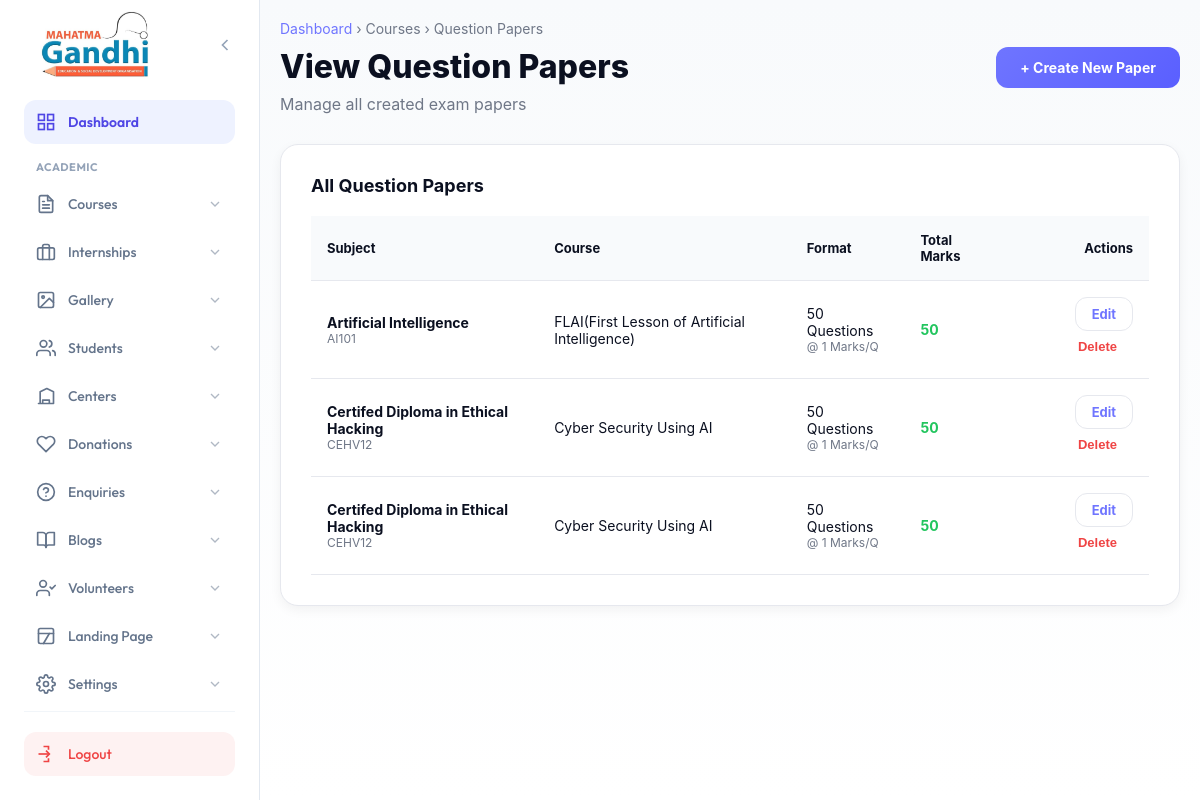
The app's page /admin/courses/view-question-papers.php with its own data.
### tables this page shows
CREATE TABLE `question_papers` (
  `id` int(11) NOT NULL AUTO_INCREMENT,
  `subject_id` int(11) NOT NULL,
  `session_id` int(11) NOT NULL DEFAULT 0,
  `total_questions` int(11) NOT NULL,
  `marks_per_question` int(11) NOT NULL,
  `total_marks` int(11) NOT NULL,
  `created_at` timestamp NULL DEFAULT current_timestamp(),
  PRIMARY KEY (`id`),
  KEY `subject_id` (`subject_id`),
  CONSTRAINT `question_papers_ibfk_1` FOREIGN KEY (`subject_id`) REFERENCES `subjects` (`id`) ON DELETE CASCADE
);

CREATE TABLE `subjects` (
  `id` int(11) NOT NULL AUTO_INCREMENT,
  `course_id` int(11) NOT NULL,
  `name` varchar(255) NOT NULL,
  `code` varchar(100) DEFAULT NULL,
  `theory_marks` int(11) DEFAULT 0,
  `assignment_marks` int(11) DEFAULT 0,
  `passing_marks` int(11) DEFAULT 0,
  `created_at` timestamp NULL DEFAULT current_timestamp(),
  PRIMARY KEY (`id`),
  KEY `course_id` (`course_id`),
  CONSTRAINT `subjects_ibfk_1` FOREIGN KEY (`course_id`) REFERENCES `courses` (`id`) ON DELETE CASCADE
);

CREATE TABLE `courses` (
  `id` int(11) NOT NULL AUTO_INCREMENT,
  `category_id` int(11) DEFAULT NULL,
  `title` varchar(255) NOT NULL,
  `slug` varchar(255) NOT NULL,
  `video_url` varchar(255) DEFAULT NULL,
  `description` longtext DEFAULT NULL,
  `labels` longtext DEFAULT NULL COMMENT 'Stores badges like Offline Classes, Class 12' CHECK (json_valid(`labels`)),
  `features` longtext DEFAULT NULL COMMENT 'Stores features list' CHECK (json_valid(`features`)),
  `fees` longtext DEFAULT NULL COMMENT 'Stores fee structure' CHECK (json_valid(`fees`)),
  `featured_image` varchar(255) DEFAULT NULL,
  `meta_title` text DEFAULT NULL,
  `meta_desc` text DEFAULT NULL,
  `meta_keywords` text DEFAULT NULL,
  `base_currency` varchar(10) NOT NULL DEFAULT 'INR',
  `is_active` tinyint(1) NOT NULL DEFAULT 1,
  `created_at` timestamp NOT NULL DEFAULT current_timestamp(),
  `updated_at` timestamp NOT NULL DEFAULT current_timestamp() ON UPDATE current_timestamp(),
  `duration_value` int(11) DEFAULT 0,
  `duration_type` varchar(20) DEFAULT 'Months',
  PRIMARY KEY (`id`),
  UNIQUE KEY `slug` (`slug`),
  KEY `category_id` (`category_id`),
  CONSTRAINT `fk_course_category` FOREIGN KEY (`category_id`) REFERENCES `course_categories` (`id`) ON DELETE SET NULL
);

### admin/courses/view-question-papers.php (the view, shortened to what this page needs)
<?php
$conn = getDbConnection();
$sql_papers = "SELECT qp.*, s.name as subject_name, s.code, c.title as course_name
               FROM question_papers qp
               JOIN subjects s ON qp.subject_id = s.id
               JOIN courses c ON s.course_id = c.id
               ORDER BY qp.created_at DESC";
$result_papers = $conn->query($sql_papers);
include __DIR__ . "/../sidebar.php";
?>
<!DOCTYPE html>
<html lang="en">
<head>
</head>
<body>
    <main class="admin-content">
        <div class="page-header">
            <div>
                <div style="font-size:14px;color:var(--muted);margin-bottom:10px">
                    <a href="../index.php" style="text-decoration:none;color:var(--indigo)">Dashboard</a> › Courses › Question Papers
                </div>
                <h1 class="page-title">View Question Papers</h1>
                <p style="color:var(--muted)">Manage all created exam papers</p>
            </div>
            <div>
                <a href="manage-question-paper.php" class="btn btn-primary">+ Create New Paper</a>
            </div>
        </div>
        <div class="card">
            <h3 style="font-size:18px; font-weight:700; margin-bottom:15px;">All Question Papers</h3>
            <table class="table">
                <thead>
                    <tr>
                        <th>Subject</th>
                        <th>Course</th>
                        <th>Format</th>
                        <th>Total Marks</th>
                        <th style="text-align:right">Actions</th>
                    </tr>
                </thead>
                <tbody>
                    <?php if ($result_papers->num_rows > 0): ?>
                        <?php while($row = $result_papers->fetch_assoc()): ?>
                        <tr>
                            <td>
                                <div style="font-weight:700"><?php echo htmlspecialchars($row['subject_name']); ?></div>
                                <div style="font-size:12px;color:var(--muted)"><?php echo htmlspecialchars($row['code']); ?></div>
                            </td>
                            <td><?php echo htmlspecialchars($row['course_name']); ?></td>
                            <td>
                                <div><?php echo $row['total_questions']; ?> Questions</div>
                                <div style="font-size:12px;color:var(--muted)">@ <?php echo $row['marks_per_question']; ?> Marks/Q</div>
                            </td>
                            <td><span style="font-weight:700; color:var(--active)"><?php echo $row['total_marks']; ?></span></td>
                            <td style="text-align:right">
                                <a href="manage-question-paper.php?paper_id=<?php echo $row['id']; ?>&subject_id=<?php echo $row['subject_id']; ?>" class="btn btn-sm btn-primary" style="background:none; color:var(--indigo); border:1px solid var(--line)">Edit</a>
                                <form method="POST" style="display:inline-block;" onsubmit="return confirm('Type DELETE to confirm deletion logic... Just kidding. Are you SURE you want to delete this paper? All questions will be lost.');">
                                    <button type="submit" class="btn btn-sm btn-danger" style="background:none; color:var(--error); border:none">Delete</button>
                                </form>
                            </td>
                        </tr>
                        <?php endwhile; ?>
                    <?php else: ?>
                        <tr><td colspan="5" style="text-align:center;padding:40px;color:var(--muted)">No question papers found. Create one to get started.</td></tr>
                    <?php endif; ?>
                </tbody>
            </table>
        </div>
    </main>
</body>
</html>

### admin/sidebar.php (style rules this page uses)
:root { --admin-primary: #4f46e5; --admin-primary-dark: #3730a3; --admin-primary-soft: #eef2ff; --admin-hover-bg: #f5f3ff; --text-main: #1e293b; --text-light: #64748b; --sidebar-w: 260px; --transition: all 0.3s cubic-bezier(0.4, 0, 0.2, 1); --shadow-glow: 0 10px 15px -3px rgba(79, 70, 229, 0.2); }

### admin/courses/view-question-papers.php (style rules this page uses)
:root { --active:#22c55e;--indigo:#6f75ff;--line:#e6e8ee;--text:#0b1020;--muted:#6f7787;--error:#ef4444;--success:#22c55e }
* { margin:0;padding:0;box-sizing:border-box }
body { font-family:-apple-system,BlinkMacSystemFont,'Segoe UI',Roboto,sans-serif;background:linear-gradient(180deg,#f8fafc 0%,#ffffff 100%);color:var(--text) }
.admin-content { margin-left:260px;min-height:100vh;padding:20px;transition:margin-left .25s ease }
.page-header { margin-bottom:30px; display:flex; justify-content:space-between; align-items:center }
.page-title { font-size:32px;font-weight:800;color:var(--text);margin-bottom:8px }
.card { background:#fff;border:1px solid var(--line);border-radius:18px;padding:30px;box-shadow:0 4px 12px rgba(0,0,0,.05);margin-bottom:20px }
.btn { display:inline-flex;align-items:center;gap:8px;padding:12px 24px;border-radius:12px;font-weight:700;font-size:14px;border:none;cursor:pointer;transition:all .2s ease;text-decoration:none }
.btn-primary { background:linear-gradient(135deg,var(--indigo) 0%,#5a5fff 100%);color:#fff }
.btn-danger { background:var(--error);color:#fff }
.btn-sm { padding:8px 16px; font-size:13px; }
.table { width:100%;border-collapse:collapse;margin-top:20px }
.table th { text-align:left;padding:16px;background:#f8fafc;font-size:13px;font-weight:700;border-bottom:1px solid var(--line) }
.table td { padding:16px;border-bottom:1px solid var(--line);font-size:14px;vertical-align:middle }

### records on screen
question_papers: subject.name "Artificial Intelligence", subject.code "AI101", courses.title "FLAI(First Lesson of Artificial Intelligence)", total_questions "50", marks_per_question "1", total_marks "50"
question_papers: subject.name "Certifed Diploma in Ethical Hacking", subject.code "CEHV12", courses.title "Cyber Security Using AI", total_questions "50", marks_per_question "1", total_marks "50"
question_papers: subject.name "Certifed Diploma in Ethical Hacking", subject.code "CEHV12", courses.title "Cyber Security Using AI", total_questions "50", marks_per_question "1", total_marks "50"
